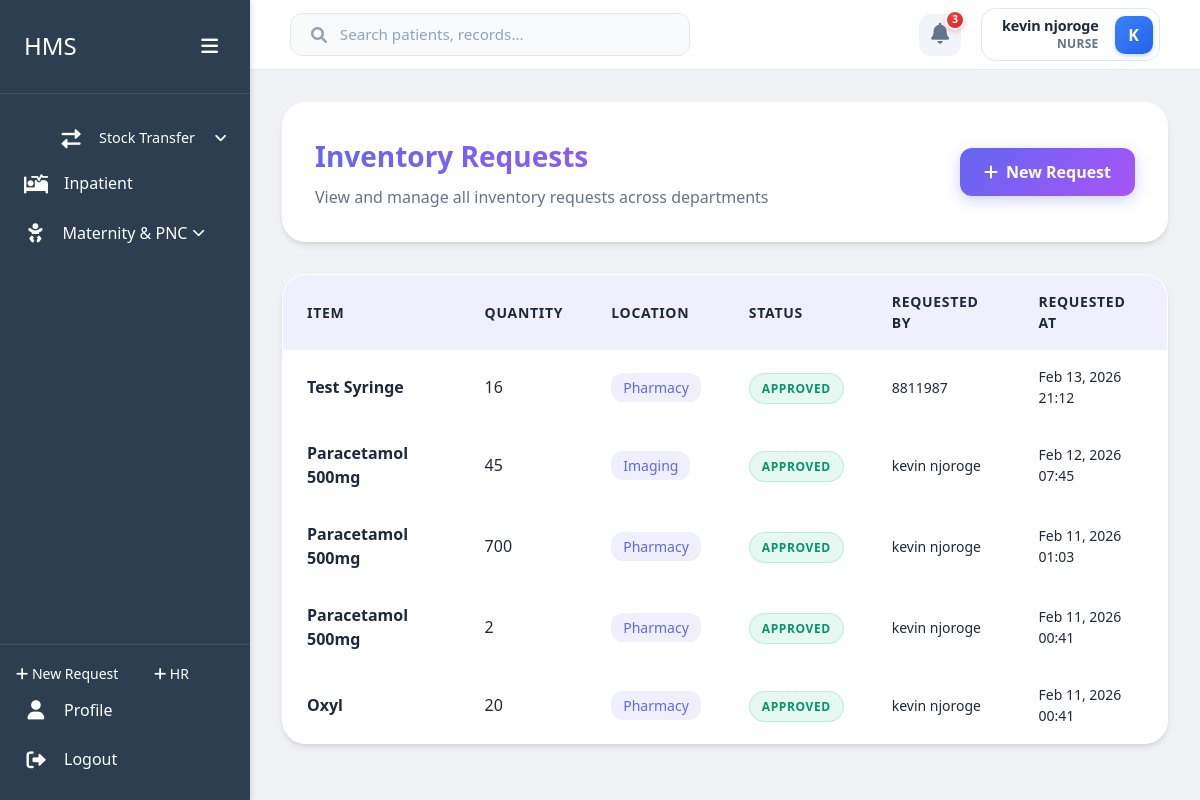
The app's page /inventory/requests/ (signed in) with its own data.
### users/models.py (models this page shows, shortened)
class User(AbstractBaseUser, PermissionsMixin):
    roles = [
        ('Admin', 'Admin'),
        ('Receptionist', 'Receptionist'),
        ('Doctor', 'Doctor'),
        ('Nurse', 'Nurse'),
        ('Pharmacist', 'Pharmacist'),
        ('Lab Technician', 'Lab Technician'),
        ('Accountant', 'Accountant'),
        ('Triage Nurse', 'Triage Nurse'),
        ('Radiographer', 'Radiographer'),
        ('Procurement Officer', 'Procurement Officer'),
        ('SHA Manager', 'SHA Manager'),
    ]
    id_number = models.CharField(max_length=20, unique=True)
    first_name = models.CharField(max_length=50, blank=True, null=True)
    last_name = models.CharField(max_length=50, blank=True, null=True)
    phone = models.CharField(max_length=15, blank=True, null=True)
    role = models.CharField(max_length=20, choices=roles)
    is_staff = models.BooleanField(default=False)
    is_active = models.BooleanField(default=True)
    date_joined = models.DateTimeField(default=timezone.now)
    USERNAME_FIELD = 'id_number'
    REQUIRED_FIELDS = []
    objects = CustomUserManager()
    @property
    def username(self):
        return f"{self.first_name} {self.last_name}".strip() if self.first_name or self.last_name else self.id_number
    def get_full_name(self):
        return self.username

### inventory/models.py (models this page shows, shortened)
class InventoryRequest(models.Model):
    location = models.ForeignKey('home.Departments', on_delete=models.CASCADE, related_name='inventory_requests')
    item = models.ForeignKey(InventoryItem, on_delete=models.CASCADE, related_name='requests')
    quantity = models.IntegerField()
    adjusted_quantity = models.IntegerField(null=True, blank=True)
    requested_at = models.DateTimeField(auto_now_add=True)
    requested_by = models.ForeignKey(settings.AUTH_USER_MODEL, on_delete=models.CASCADE)
    status = models.CharField(max_length=20, choices=[('Pending', 'Pending'), ('Approved', 'Approved'), ('Rejected', 'Rejected')], default='Pending')

class InventoryItem(models.Model):
    name = models.CharField(max_length=200)
    category = models.ForeignKey(InventoryCategory, on_delete=models.CASCADE, related_name='items')
    dispensing_unit = models.CharField(max_length=50, help_text="Smallest unit sold (e.g., Tablet, ml, Piece)")
    is_dispensed_as_whole = models.BooleanField(default=False, help_text="If true, item is only sold as a whole unit (e.g., a small box)")
    selling_price = models.DecimalField(max_digits=10, decimal_places=2, default=0.00, help_text="Selling price per dispensing unit")
    buying_price = models.DecimalField(max_digits=10, decimal_places=2, default=0.00, help_text="Cost price per dispensing unit")
    reorder_level = models.IntegerField(default=10, help_text="Minimum stock level before reordering")

### home/models.py (models this page shows)
class Departments(models.Model):
    name = models.CharField(max_length=100, unique=True)
    hod = models.ForeignKey('users.User', on_delete=models.SET_NULL, null=True, related_name='departments_hod')
    abbreviation = models.CharField(max_length=10, null=True, blank=True, unique=True)
    def __str__(self):
        return self.name

### inventory/views.py (the view)
# urls.py: path('requests/', views.request_list, name='request_list'),
@login_required
def request_list(request):
    requests = InventoryRequest.objects.select_related('item', 'requested_by').order_by('-requested_at')
    return render(request, 'inventory/request_list.html', {'requests': requests})

### inventory/templates/inventory/request_list.html (shortened to what this page needs)
{% extends 'users/dashboard_base.html' %}
{% load static %}
{% block content %}
    <div class="container">
        <div class="header-card">
            <div class="header-title">
                <h2>Inventory Requests</h2>
                <p>View and manage all inventory requests across departments</p>
            </div>
            <a href="{% url 'inventory:create_request' %}" class="btn btn-primary">
                <i class="fas fa-plus"></i> New Request
            </a>
        </div>
        <div class="requests-table">
            {% if requests %}
                <table class="table">
                    <thead>
                        <tr>
                            <th>Item</th>
                            <th>Quantity</th>
                            <th>Location</th>
                            <th>Status</th>
                            <th>Requested By</th>
                            <th>Requested At</th>
                        </tr>
                    </thead>
                    <tbody>
                        {% for request in requests %}
                            <tr>
                                <td class="item-name">{{ request.item.name }}</td>
                                <td class="quantity">{{ request.quantity }} {{ request.item.unit }}</td>
                                <td>
                                    <span class="location">{{ request.location }}</span>
                                </td>
                                <td>
                                    <span class="status-badge status-{{ request.status|lower }}">{{ request.status }}</span>
                                </td>
                                <td class="requested-by">{{ request.requested_by.get_full_name|default:request.requested_by.username }}</td>
                                <td class="requested-at">{{ request.requested_at|date:"M d, Y H:i" }}</td>
                            </tr>
                        {% endfor %}
                    </tbody>
                </table>
            {% endif %}
        </div>
    </div>
{% endblock %}

### users/templates/users/dashboard_base.html (shortened to what this page needs)
{% load static %}
<!DOCTYPE html>
<html lang="en">
    <head>
        <link rel="stylesheet" href="{% static 'users/css/dashboard.css' %}">
        <link rel="stylesheet" href="{% static 'users/vendor/fontawesome/css/all.min.css' %}">
        <link rel="stylesheet" href="{% static 'users/css/tailwind.css' %}">
    </head>
    <body>
        <div class="dashboard-container">
            <div class="sidebar" id="sidebar">
                <div class="sidebar-header">
                    <h2>HMS</h2>
                    <button class="toggle-btn" id="sidebarToggle">
                        <i class="fas fa-bars"></i>
                    </button>
                </div>
                <div class="sidebar-menu">
                    <a href="{% url 'inventory:transfer_stock' %}" class="menu-item submenu-item">
                        <i class="fas fa-exchange-alt"></i>
                        <span>Stock Transfer</span>
                    </a>
                    {% if user.role == 'Nurse' %}
                        <a href="{% url 'inpatient:dashboard' %}" class="menu-item {% if request.resolver_match.namespace == 'inpatient' %}active{% endif %}">
                            <i class="fas fa-procedures"></i>
                            <span>Inpatient</span>
                        </a>
                        <a href="javascript:void(0)" class="menu-item has-submenu {% if request.resolver_match.namespace == 'maternity' %}active{% endif %}" id="maternityMenu">
                            <i class="fas fa-baby"></i>
                            <span>Maternity & PNC</span>
                            <i class="fas fa-chevron-down ms-auto submenu-arrow" style="font-size: 0.8rem; transition: transform 0.3s;"></i>
                        </a>
                    {% endif %}
                </div>
                <div class="sidebar-footer">
                    {% if user.role != 'Doctors' %}
                        <a href="{% url 'inventory:create_request' %}" class="btn-add" style="padding: 0.5rem 1rem; font-size: 0.875rem;">
                            <i class="fas fa-plus"></i> New Request
                        </a>
                        <a href="{% url 'home:health_records' %}" class="btn-add" style="padding: 0.5rem 1rem; font-size: 0.875rem;">
                            <i class="fas fa-plus"></i> HR
                        </a>
                        <a href="{% url 'users:profile' %}" class="menu-item">
                            <i class="fas fa-user"></i>
                            <span>Profile</span>
                        </a>
                        <a href="{% url 'users:logout' %}" class="menu-item">
                            <i class="fas fa-sign-out-alt"></i>
                            <span>Logout</span>
                        </a>
                    {% endif %}
                </div>
            </div>
            <div class="main-content" id="mainContent">
                <header class="top-bar">
                    <div class="search-bar">
                        <i class="fas fa-search"></i>
                        <input type="text" placeholder="Search patients, records...">
                    </div>
                    <div class="user-nav">
                        <div class="notifications">
                            <i class="fas fa-bell"></i>
                            <span class="notification-badge">3</span>
                        </div>
                        <div class="user-profile-nav">
                            <div class="user-details">
                                <span class="user-id">{{ user.get_full_name }}</span>
                                <span class="user-role">{{ user.get_role_display }}</span>
                            </div>
                            <div class="user-avatar-sm">{{ user.get_full_name|slice:":1"|upper }}</div>
                        </div>
                    </div>
                </header>
                <main>
                    {% block content %}{% endblock %}
                </main>
            </div>
        </div>
    </body>
</html>

### inventory/templates/inventory/request_list.html (style rules this page uses)
:root { --primary-gradient: linear-gradient(135deg, #6366f1 0%, #a855f7 100%); --success-gradient: linear-gradient(135deg, #10b981 0%, #059669 100%); --warning-gradient: linear-gradient(135deg, #f59e0b 0%, #d97706 100%); --danger-gradient: linear-gradient(135deg, #ef4444 0%, #dc2626 100%); --glass-bg: rgba(255, 255, 255, 0.95); --glass-border: rgba(255, 255, 255, 0.2); --text-primary: #1e293b; --text-secondary: #64748b; --text-muted: #94a3b8; --card-shadow: 0 4px 6px -1px rgba(0, 0, 0, 0.1), 0 2px 4px -1px rgba(0, 0, 0, 0.06); }
.container { max-width: 1200px; margin: 0 auto; animation: fadeInUp 0.6s ease-out; }
.header-card { background: var(--glass-bg); backdrop-filter: blur(12px); border: 1px solid var(--glass-border); border-radius: 24px; padding: 2rem; margin-bottom: 2rem; box-shadow: var(--card-shadow); display: flex; justify-content: space-between; align-items: center; }
.header-title h2 { font-size: 1.75rem; font-weight: 700; background: var(--primary-gradient); background-clip: text; -webkit-background-clip: text; -webkit-text-fill-color: transparent; margin-bottom: 0.5rem; }
.header-title p { color: var(--text-secondary); font-size: 1rem; }
.btn { padding: 0.75rem 1.5rem; border-radius: 12px; font-weight: 600; cursor: pointer; transition: all 0.3s ease; text-decoration: none; border: none; display: inline-flex; align-items: center; gap: 0.5rem; }
.btn-primary { background: var(--primary-gradient); color: white; box-shadow: 0 4px 15px rgba(99, 102, 241, 0.3); }
.requests-table { background: var(--glass-bg); backdrop-filter: blur(12px); border: 1px solid var(--glass-border); border-radius: 24px; overflow: hidden; box-shadow: var(--card-shadow); }
.table { width: 100%; border-collapse: collapse; margin: 0; }
.table thead { background: rgba(99, 102, 241, 0.1); }
.table th { padding: 1rem 1.5rem; text-align: left; font-weight: 600; color: var(--text-primary); font-size: 0.875rem; text-transform: uppercase; letter-spacing: 0.05em; border-bottom: 1px solid var(--glass-border); }
.table td { padding: 1rem 1.5rem; color: var(--text-primary); border-bottom: 1px solid rgba(255, 255, 255, 0.1); vertical-align: middle; }
.table tbody tr { transition: all 0.3s ease; }
.status-badge { padding: 0.375rem 0.75rem; border-radius: 20px; font-size: 0.75rem; font-weight: 600; text-transform: uppercase; letter-spacing: 0.05em; }
.status-approved { background: rgba(16, 185, 129, 0.1); color: #059669; border: 1px solid rgba(16, 185, 129, 0.2); }
.item-name { font-weight: 600; color: var(--text-primary); }
.quantity { font-weight: 500; color: var(--text-secondary); }
.location { display: inline-block; padding: 0.25rem 0.75rem; background: rgba(99, 102, 241, 0.1); color: #6366f1; border-radius: 12px; font-size: 0.875rem; font-weight: 500; }
.requested-by { color: var(--text-secondary); font-size: 0.875rem; }
.requested-at { color: var(--text-muted); font-size: 0.875rem; }

### records on screen
User: get_full_name "kevin njoroge", role "NURSE", get_full_name "K"
InventoryRequest: item.name "Test Syringe", quantity "16", location "Pharmacy", status "APPROVED", requested_by.get_full_name "8811987", requested_at "Feb 13, 2026 21:12"
InventoryRequest: item.name "Paracetamol 500mg", quantity "45", location "Imaging", status "APPROVED", requested_by.get_full_name "kevin njoroge", requested_at "Feb 12, 2026 07:45"
InventoryRequest: item.name "Paracetamol 500mg", quantity "700", location "Pharmacy", status "APPROVED", requested_by.get_full_name "kevin njoroge", requested_at "Feb 11, 2026 01:03"
InventoryRequest: item.name "Paracetamol 500mg", quantity "2", location "Pharmacy", status "APPROVED", requested_by.get_full_name "kevin njoroge", requested_at "Feb 11, 2026 00:41"
InventoryRequest: item.name "Oxyl", quantity "20", location "Pharmacy", status "APPROVED", requested_by.get_full_name "kevin njoroge", requested_at "Feb 11, 2026 00:41"
